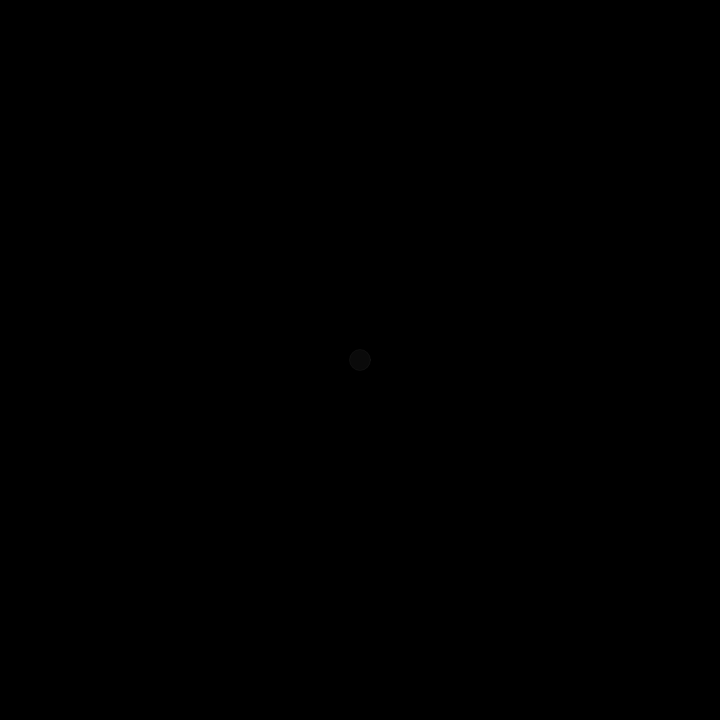
Frame 1 (no input)
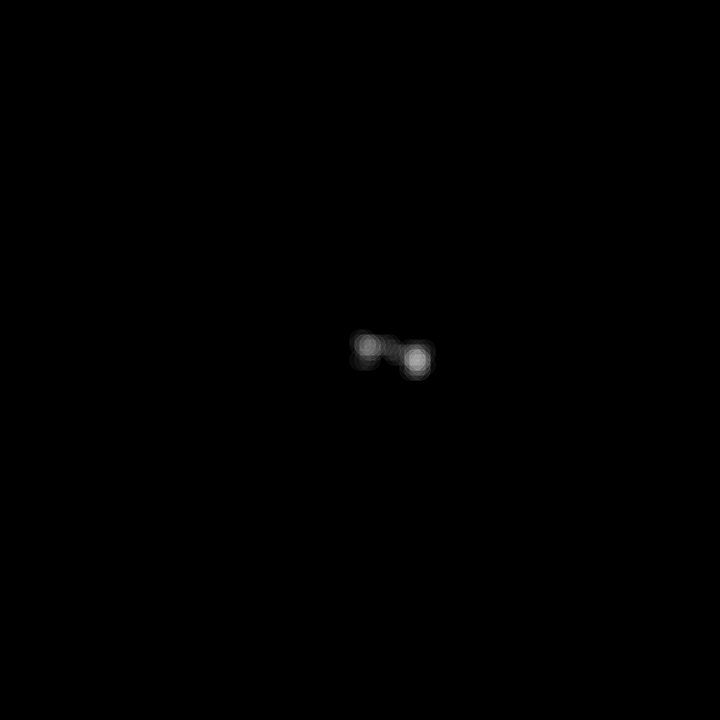
Frame 60 (no input)
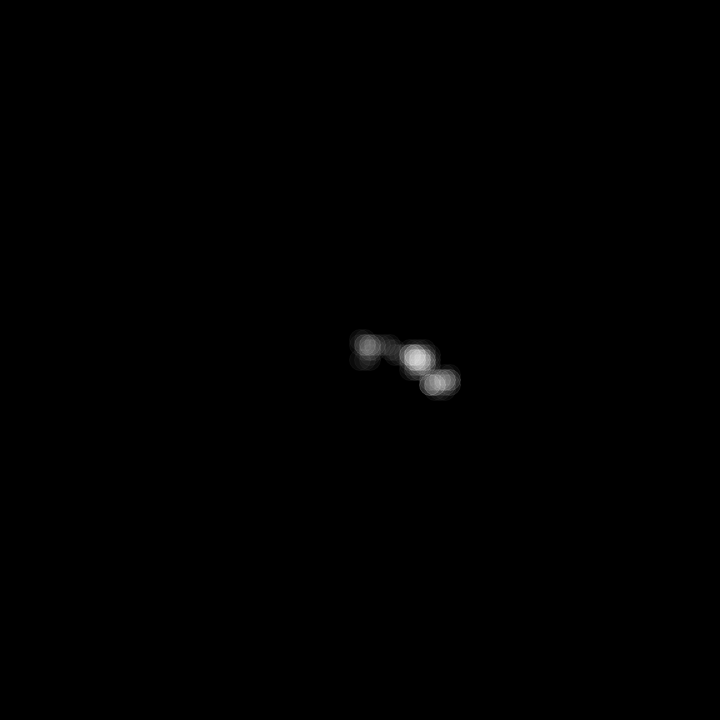
Frame 120 (the mouse pressed at the canvas centre since frame 60)

The p5.js sketch that drew these frames (run headless with seeded random() and noise() and a simulated clock; from frame 60 on, the mouse is pressed at the canvas centre):

// p5.js sketch
// ── sketch.js
let w;

function setup() {
    createCanvas(720, 720);
    background(0);

    w = new Walker();
}

function draw() {
    w.show();
    w.move();
}
// ── Walker.js
class Walker {
    constructor() {
        this.x = width / 2;
        this.y = height / 2;
        this.width = 21;
        this.height = 21;
        this.stepSize = 5;
    }

    show() {
        fill(255, 10);
        stroke(255, 10);
        ellipse(this.x, this.y, this.width, this.height);
    }

    move() {
        let choice = Math.random() * 6;
        choice = Math.floor(choice);

        switch (choice) {
            case 0:
                this.goForward();
                break;
            case 1:
                this.goBackward();
                break;
            case 2:
                this.goLeft();
                break;
            case 3:
                this.goRight();
                break;
            case 4:
                this.goLeft();
                break;
            case 5:
                this.goRight();
                break;
            default:

        }
    }

    goForward() {
        this.y -= this.stepSize;
    }
    goBackward() {
        this.y += this.stepSize;
    }
    goLeft() {
        this.x -= this.stepSize;
    }
    goRight() {
        this.x += this.stepSize;
    }
}
